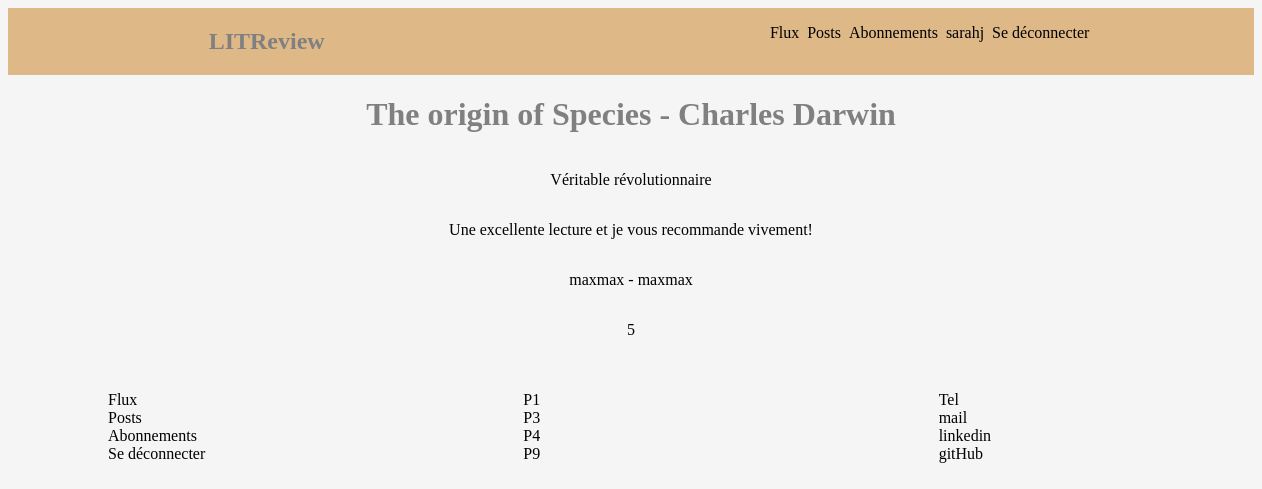
The app's page /flux/2/ (signed in) with its own data.
### Authentication/models.py (models this page shows)
class User(AbstractUser):
    CREATOR = 'CREATOR'
    SUBSCRIBER = 'SUBSCRIBER'
    GUEST = 'GUEST'
    ROLE_CHOICES = (
        (CREATOR, 'Créateur'),
        (SUBSCRIBER, 'Abonné'),
        (GUEST, 'Invité')
    )
    profile_photo = models.ImageField(verbose_name='Photo de profil')
    role = models.CharField(max_length=30, choices=ROLE_CHOICES, verbose_name='Rôle')

### Review/models.py (models this page shows, shortened)
class Review(models.Model):
    ticket = models.ForeignKey(to=Ticket, on_delete=models.CASCADE)
    rating = models.PositiveSmallIntegerField(
        validators=[MinValueValidator(0), MaxValueValidator(5)])
    headline = models.CharField(max_length=128)
    body = models.CharField(max_length=8192, blank=True)
    user = models.ForeignKey(
        to=settings.AUTH_USER_MODEL, on_delete=models.CASCADE)
    time_created = models.DateTimeField(auto_now_add=True)

class Ticket(models.Model):
    title = models.CharField(max_length=128)
    description = models.TextField(max_length= 2048, blank=True)
    user = models.ForeignKey(to=settings.AUTH_USER_MODEL, on_delete=models.CASCADE)
    image = models.ImageField(null=True,blank=True)
    time_created = models.DateTimeField(auto_now_add=True)
    def __str__(self):
        return self.title

### Review/views.py (the view)
# urls.py: path('flux/<int:review_id>/',Review.views.view_review, name="view_review"),
@login_required
def view_review(request, review_id):
    review = get_object_or_404(Review, id=review_id)
    return render(request,'review/view_review.html', {'review':review})

### Review/templates/review/view_review.html (shortened to what this page needs)
{% extends 'base/base.html' %} {% block pagecontent %}
<h1>{{review.ticket}}</h1>
<p>{{review.headline}}</p>
<p>{{review.body}}</p>
<p>{{review.user}} - {{review.user}}</p>
<p>{{review.rating}}</p>
{% endblock pagecontent%}

### templates/base/base.html (shortened to what this page needs)
<!DOCTYPE html>
<html lang="fr">
  <head>
    {% load static %}
    <link
      rel="stylesheet"
      type="text/css"
      href="{% static 'base/style.css' %}"
    />
  </head>
  <body>
    <nav>
      <div>
        <a href="/">
          <h1 class="logo">LITReview</h1>
        </a>
      </div>
      <div>
        <ul class="nav">
          {% if user.is_authenticated %}
          <li><a href="flux/">Flux</a></li>
          <li><a href="posts/">Posts</a></li>
          <li><a href="abonnements/">Abonnements</a></li>
          <li><a href="My_posts/">{{ request.user }}</a></li>
          <li><a href="{% url 'logout'%}">Se déconnecter</a></li>
          {% endif %}
        </ul>
      </div>
    </nav>
    <main class="pagecontain">
      {% block pagecontent %} {% endblock pagecontent %}
    </main>
    <footer class="footer">
      <div class="nav">
        <ul class="menu">
          <li><a href="flux/">Flux</a></li>
          <li><a href="posts/">Posts</a></li>
          <li><a href="abonnements/">Abonnements</a></li>
          <li><a href="authentication/">Se déconnecter</a></li>
        </ul>
      </div>
      <div class="nav">
        <ul class="project">
          <li>P1</li>
          <li>P3</li>
          <li>P4</li>
          <li>P9</li>
        </ul>
      </div>
      <div class="nav">
        <ul class="contact">
          <li>Tel</li>
          <li>mail</li>
          <li>linkedin</li>
          <li>gitHub</li>
        </ul>
      </div>
    </footer>
  </body>
</html>

### static/base/style.css (style rules this page uses)
body { background-color: whitesmoke; }
a { text-decoration: none; color: black; }
ul { list-style: none; }
nav { background-color: burlywood; display: flex; width: 100%; flex-direction: row; justify-content: space-around; }
.nav { display: flex; width: 100%; flex-direction: row; justify-content: space-around; }
h1 { color: grey; }
.pagecontain { width: 100%; height: 100%; display: flex; flex-direction: column; align-items: center; justify-content: center; }
footer { margin: 20px 60px; display: flex; width: 100%; flex-direction: row; justify-content: space-around; }
footer .nav { flex-direction: column; }

### records on screen
User: user "sarahj"
Review: ticket "The origin of Species - Charles Darwin", headline "Véritable révolutionnaire", body "Une excellente lecture et je vous recommande vivement!", user "maxmax", rating "5"
